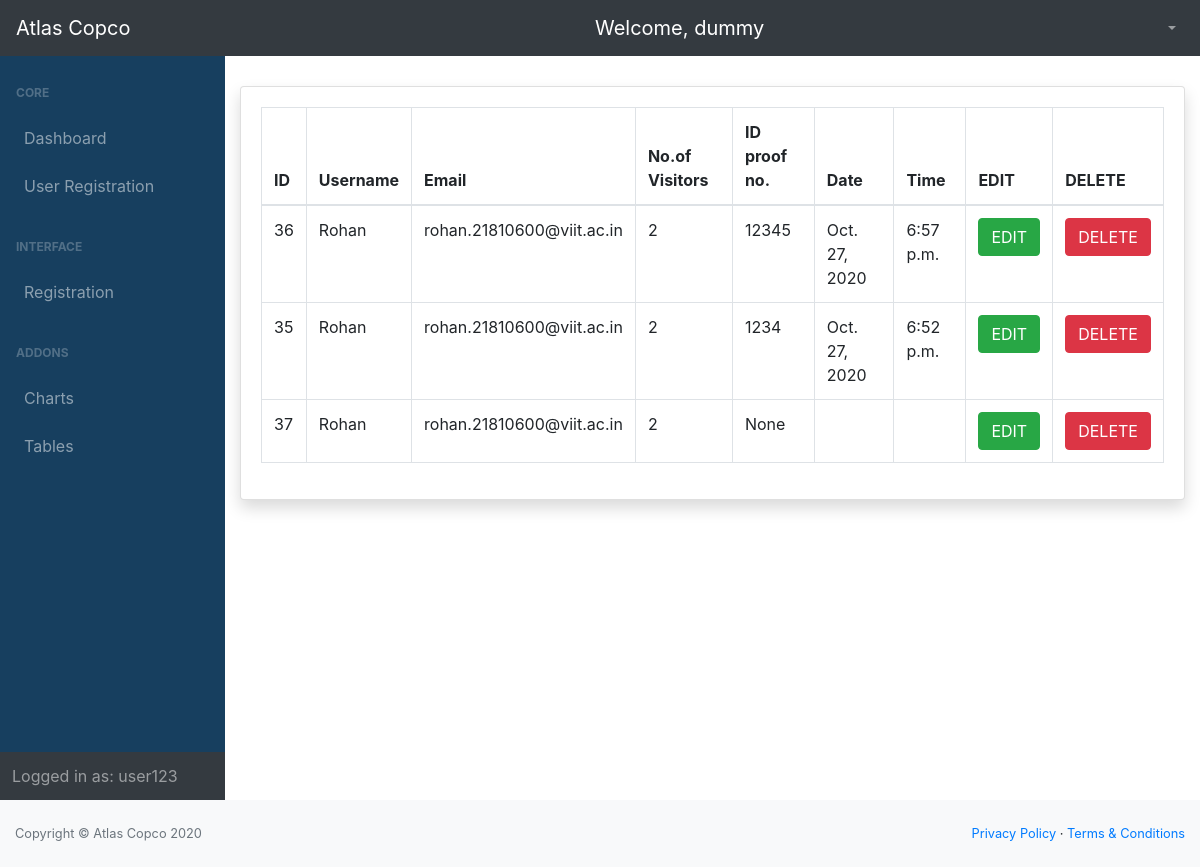
The app's page /allvisitors/ (signed in), older data.
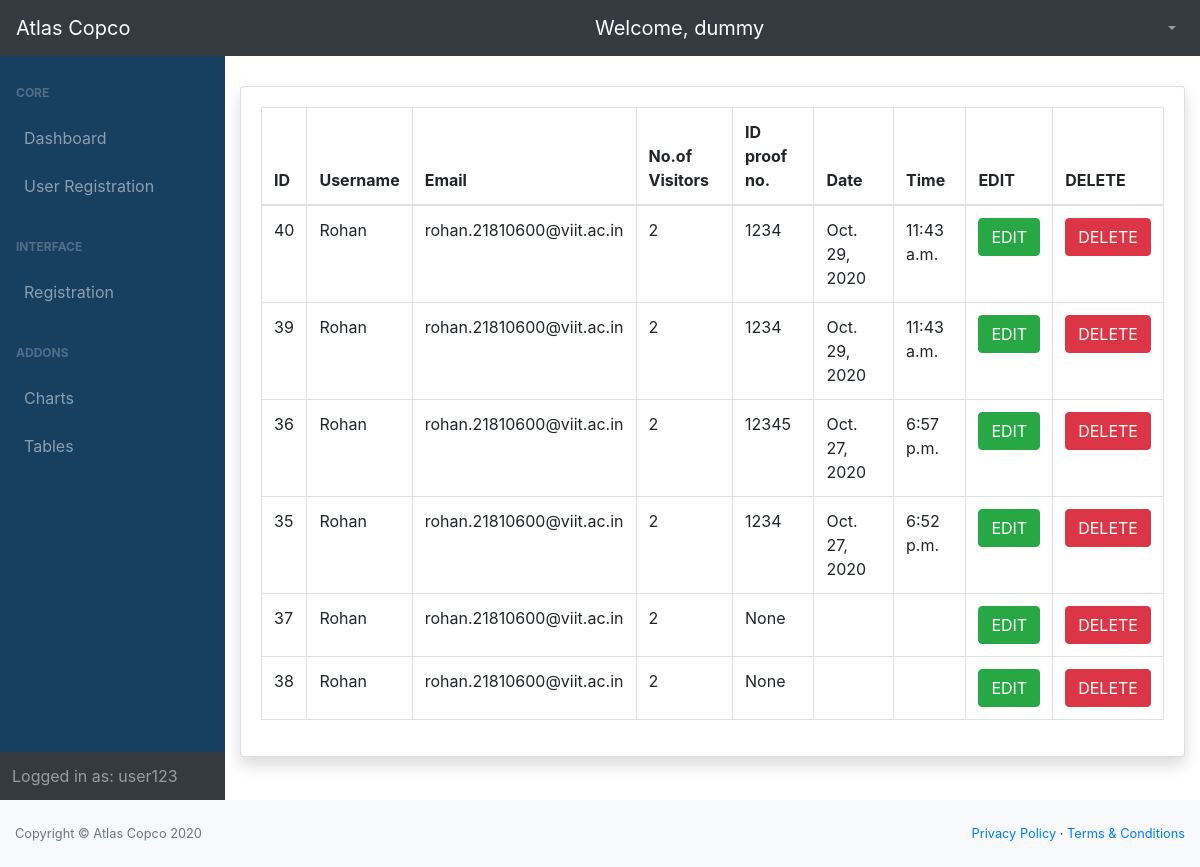
The same page, newer data.
### entry/models.py (models this page shows, shortened)
class Visitor(models.Model):
    name = models.CharField(verbose_name='Name', max_length=200, validators=[
        MinLengthValidator(2, 'Minimum 2 Characters are required')])  # name of the visitor
    purpose = models.CharField(verbose_name='Purpose', max_length=200, validators=[
        MinLengthValidator(4, 'Minimum 4 characters are required')])  # purpose of visit
    mobile = models.IntegerField(verbose_name='Mobile number')  # mobile no. of the visitor
    email = models.EmailField(verbose_name='Email', validators=[EmailValidator()])  # email address of the visitor
    no_of_people = models.IntegerField(verbose_name='No of people')  # no. of visitors
    photo_id_number = models.CharField(verbose_name='Photo Id Number', max_length=20, null=True, blank=True)
    photo_id = models.ImageField(verbose_name='Photo Id', upload_to='media/photo_id', null=True, blank=True)
    in_time = models.DateTimeField(verbose_name='Visit In time', null=True, blank=True)  # in time of the visitor, added automatically
    out_time = models.DateTimeField(verbose_name='Visit Out Time', null=True, blank=True)  # out time of the visitor added automatically
    token = models.CharField(verbose_name='Token', max_length=200, null=True, blank=True)  # token(autogenerated)
    qrcode = models.ImageField(verbose_name='QR Code', upload_to='media/qrcodes', null=True, blank=True)  # qr code generated from the token
    user = models.ForeignKey(Employee, verbose_name='Employee to visit', on_delete=models.PROTECT)  # link to the User table, to store which user allowed the entry

### home/views.py (the view)
# urls.py: path('allvisitors/', views.AllVisitorsListView.as_view(), name='all-visitors'),
class AllVisitorsListView(LoginRequiredMixin, ListView):
    def get(self, request):
        visitor_list = Visitor.objects.order_by('-in_time')
        context = {'visitor_list': visitor_list}
        return render(request, 'home/all_visitors.html', context)

### home/templates/home/all_visitors.html (shortened to what this page needs)
{% extends 'home/base.html' %}
{% block content %}
<div id="layoutSidenav_content">
    <main style="margin-top: 30px;">
        <div class="container-fluid">
            <div class="card shadow mb-4">
                <div class="card-body">
                    <div class="table-responsive">
                        <table class="table table-bordered" id="dataTable" width="100%" cellspacing="0">
                            <thead>
                                <tr>
                                    <th> ID </th>
                                    <th> Username </th>
                                    <th> Email </th>
                                    <th> No.of Visitors </th>
                                    <th> ID proof no. </th>
                                    <th> Date </th>
                                    <th> Time </th>
                                    <th> EDIT </th>
                                    <th> DELETE </th>
                                </tr>
                            </thead>
                            <tbody>
                                {% for visitor in visitor_list %}
                                    <tr>
                                        <td>{{ visitor.id }}</td>
                                        <td>{{ visitor.name }}</td>
                                        <td>{{ visitor.email }}</td>
                                        <td>{{ visitor.no_of_people }}</td>
                                        <td>{{ visitor.photo_id_number }}</td>
                                        <td>{{ visitor.in_time.date }}</td>
                                        <td>{{ visitor.in_time.time }}</td>
                                        <td>
                                            <form action="#" method="post">
                                                <button type="submit" name="edit_btn" class="btn btn-success"> EDIT</button>
                                            </form>
                                        </td>
                                        <td>
                                            <form action="" method="post">
                                                <button type="submit" name="delete_btn" class="btn btn-danger"> DELETE </button>
                                            </form>
                                        </td>
                                    </tr>
                                {% endfor %}
                            </tbody>
                        </table>
                    </div>
                </div>
            </div>
        </div>
    </main>
</div>
{% endblock content %}

### home/templates/home/base.html (shortened to what this page needs)
{% load static %} {% load crispy_forms_tags %}
<!DOCTYPE html>
<html lang=en>
<head>
    <link rel="stylesheet" href="{% static 'home/bootstrap-4.5.3-dist/css/bootstrap.min.css' %}">
    <link rel="stylesheet" type="text/css" href="{% static 'home/bootstrap-4.5.3-dist/css/bootstrap.css' %}">
    <link rel="stylesheet" type="text/css" href="{% static 'home/bootstrap-4.5.3-dist/js/bootstrap.js' %}">
    <link rel="stylesheet" type="text/css" href="{% static 'home/bootstrap-4.5.3-dist/js/scripts.js' %}">
    <link rel="stylesheet" type="text/css" href="{% static 'home/style.css' %}">
</head>
<body>
    <nav class="sb-topnav navbar navbar-expand navbar-dark bg-dark sticky-top">
        <a class="navbar-brand" href="dashboard.html">Atlas Copco</a>
        <button class="btn btn-link btn-sm order-1 order-lg-0" id="sidebarToggle"></button>
        <span class="d-none d-md-inline-block form-inline ml-auto mr-0 mr-md-3 my-2 my-md-0 navbar-brand"> Welcome, {{ request.user.first_name }} </span>
        <ul class="navbar-nav ml-auto ">
            <li class="nav-item dropdown">
                <a class="nav-link dropdown-toggle" id="userDropdown" href="#" role="button" data-toggle="dropdown" aria-haspopup="true" aria-expanded="false"></a>
            </li>
        </ul>
    </nav>
    <div id="layoutSidenav">
        <div id="layoutSidenav_nav">
            <nav class="sb-sidenav accordion sb-sidenav-dark" id="sidenavAccordion" style="background-color: #173F5F;">
                <div class="sb-sidenav-menu">
                    <div class="nav">
                        <div class="sb-sidenav-menu-heading">Core</div>
                        <a class="nav-link" href="home.html">
                            Dashboard
                        <a class="nav-link" href="{% url 'user-signup' %}">
                            User Registration
                        </a>
                        <div class="sb-sidenav-menu-heading">Interface</div>
                        <a class="nav-link collapsed" href="#" data-toggle="collapse" data-target="#collapseLayouts" aria-expanded="false" aria-controls="collapseLayouts">
                            Registration
                        </a>
                        <div class="sb-sidenav-menu-heading">Addons</div>
                        <a class="nav-link" href="charts.html">
                            Charts
                        </a>
                        <a class="nav-link" href="tables.html">
                            Tables
                        </a>
                    </div>
                </div>
                <div class="sb-sidenav-footer">
                    <div class="large">Logged in as: {{ request.user }}</div>
                </div>
            </nav>
        </div>
        {% block content %} {% endblock content %}
    </div>
    <div id="layoutSidenav_content">
        <div class="footer">
            <footer class="py-4 bg-light mt-auto">
                <div class="container-fluid">
                    <div class="d-flex align-items-center justify-content-between small">
                        <div class="text-muted">Copyright &copy; Atlas Copco 2020</div>
                        <div>
                            <a href="#">Privacy Policy</a> &middot;
                            <a href="#">Terms &amp; Conditions</a>
                        </div>
                    </div>
                </div>
            </footer>
        </div>
    </div>
</body>
</html>

### home/static/home/style.css (style rules this page uses)
#layoutSidenav { display: flex; }
#layoutSidenav #layoutSidenav_nav { flex-basis: 225px; flex-shrink: 0; transition: transform 0.15s ease-in-out; z-index: 1038; transform: translateX(-225px); }
#layoutSidenav #layoutSidenav_content { position: relative; display: flex; flex-direction: column; justify-content: space-between; min-width: 0; flex-grow: 1; min-height: calc(100vh - 56px); margin-left: -225px; }
@media (min-width: 992px) { #layoutSidenav #layoutSidenav_nav { transform: translateX(0); } }
@media (min-width: 992px) { #layoutSidenav #layoutSidenav_content { margin-left: 0; transition: margin 0.15s ease-in-out; } }
.sb-topnav { padding-left: 0; height: 56px; z-index: 1039; }
.sb-topnav .navbar-brand { width: 225px; padding-left: 1rem; padding-right: 1rem; margin: 0; }
.sb-topnav.navbar-dark #sidebarToggle { color: rgba(255, 255, 255, 0.5); }
.sb-sidenav { display: flex; flex-direction: column; height: 100%; flex-wrap: nowrap; }
.sb-sidenav .sb-sidenav-menu { flex-grow: 1; }
.sb-sidenav .sb-sidenav-menu .nav { flex-direction: column; flex-wrap: nowrap; }
.sb-sidenav .sb-sidenav-menu .nav .sb-sidenav-menu-heading { padding: 1.75rem 1rem 0.75rem; font-size: 0.75rem; font-weight: bold; text-transform: uppercase; }
.sb-sidenav .sb-sidenav-menu .nav .nav-link { display: flex; align-items: center; padding-top: 0.75rem; padding-bottom: 0.75rem; position: relative; }
.sb-sidenav .sb-sidenav-footer { padding: 0.75rem; flex-shrink: 0; }
.sb-sidenav-dark { background-color: #212529; color: rgba(255, 255, 255, 0.5); }
.sb-sidenav-dark .sb-sidenav-menu .sb-sidenav-menu-heading { color: rgba(255, 255, 255, 0.25); }
.sb-sidenav-dark .sb-sidenav-menu .nav-link { color: rgba(255, 255, 255, 0.5); }
.sb-sidenav-dark .sb-sidenav-footer { background-color: #343a40; }

Row changes from the older to the newer data that the page shows:
added Visitor: id "40", name "Rohan", email "rohan.21810600@viit.ac.in", no_of_people "2", photo_id_number "1234", in_time "Oct. 29, 2020", in_time.time "11:43 a.m."
added Visitor: id "39", name "Rohan", email "rohan.21810600@viit.ac.in", no_of_people "2", photo_id_number "1234", in_time "Oct. 29, 2020", in_time.time "11:43 a.m."
added Visitor: id "38", name "Rohan", email "rohan.21810600@viit.ac.in", no_of_people "2", photo_id_number "None"
